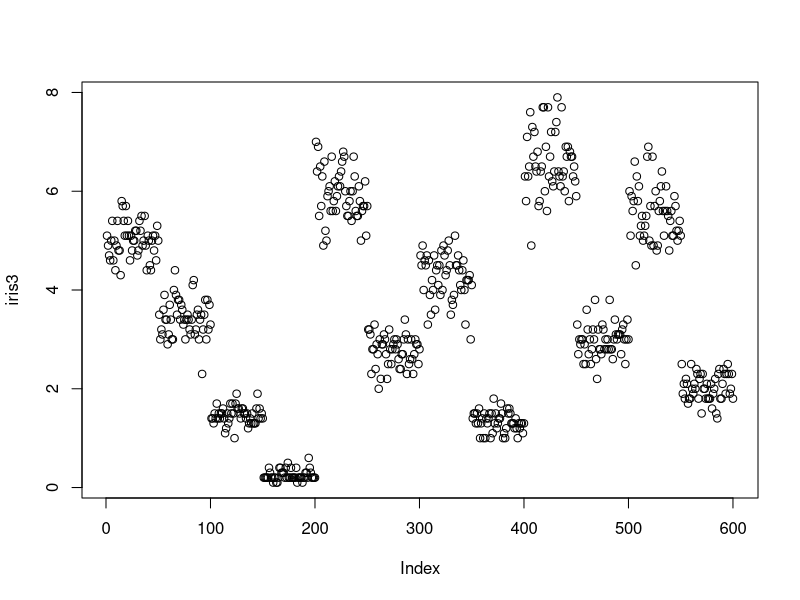

Recreate this plot in R.
## ---- chunk 1
plot(iris3)
